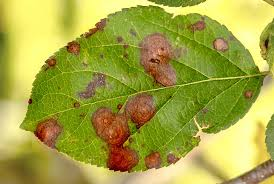
#> input picture Day 58/apple.jpeg, 274 x 184 px
$ python task2.py
#> lines starting #> are read from the running program, lines starting #| are printed output that depends on the picture
import cv2
import matplotlib.pyplot as plt
# Load an image
image = cv2.imread('apple.jpeg')
#> image is the input picture: shape (184, 274, 3); mean B, G, R 66.5, 165.2, 165.4

# Convert the image from BGR (OpenCV format) to RGB (Matplotlib format)
image_rgb = cv2.cvtColor(image, cv2.COLOR_BGR2RGB)

# Resize image to 256x256 pixels
resized_image = cv2.resize(image_rgb, (125, 128))
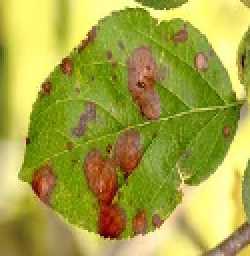
#> resized_image: shape (128, 125, 3) (shown 2 times larger); mean R, G, B 165.3, 165.1, 66.4

# Display the original and resized images
plt.figure(figsize=(10, 5))
plt.subplot(1, 2, 1)
plt.title('Original Image')
plt.imshow(image_rgb)
plt.axis('off')
plt.subplot(1, 2, 2)
plt.title('Resized Image (125x128)')
plt.imshow(resized_image)
plt.axis('off')
plt.show()
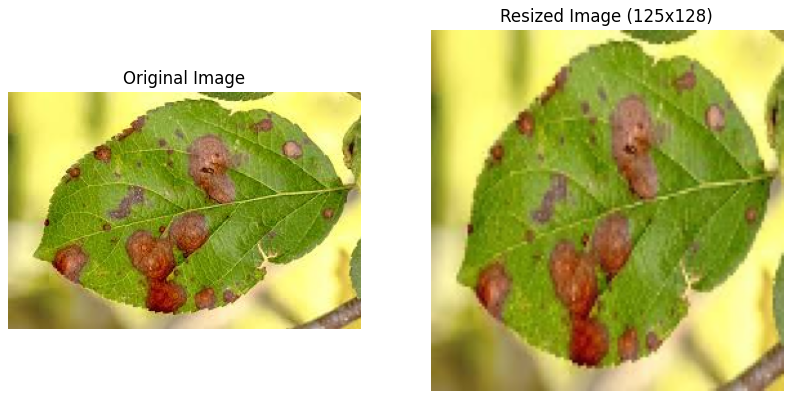
#> figure drawn by matplotlib, 2 panels

cropped_image = image_rgb[50:130, 50:200]
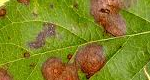
#> cropped_image: shape (80, 150, 3); mean R, G, B 128.8, 132.7, 36.5
plt.figure(figsize=(10, 5))
plt.subplot(1, 2, 1)
plt.title('Original Image')
plt.imshow(image_rgb)
plt.axis('off')
plt.subplot(1, 2, 2)
plt.title('cropped_image')
plt.imshow(cropped_image)
plt.axis('off')
plt.show()
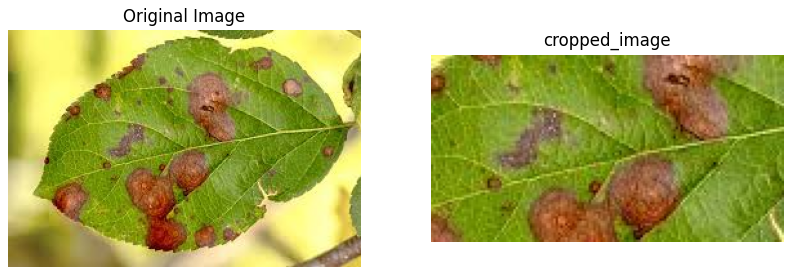
#> figure drawn by matplotlib, 2 panels

# Rotate image by 45 deg
(h, w) = image_rgb.shape[:2]
#> h = 184; w = 274
center = (w // 2, h // 2)
#> center = (137, 92)
M = cv2.getRotationMatrix2D(center, 45, 1.0)
rotated_image = cv2.warpAffine(image_rgb, M, (w, h))
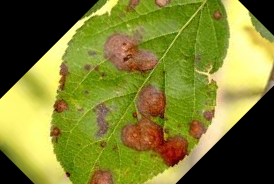
#> rotated_image: shape (184, 274, 3); mean R, G, B 125.2, 126.7, 47.6


# show the original and resized images
plt.figure(figsize=(10, 5))
plt.subplot(1, 2, 1)
plt.title('Original Image')
plt.imshow(image_rgb)
plt.axis('off')
plt.subplot(1, 2, 2)
plt.title('rotated_image')
plt.imshow(rotated_image)
plt.axis('off')
plt.show()
